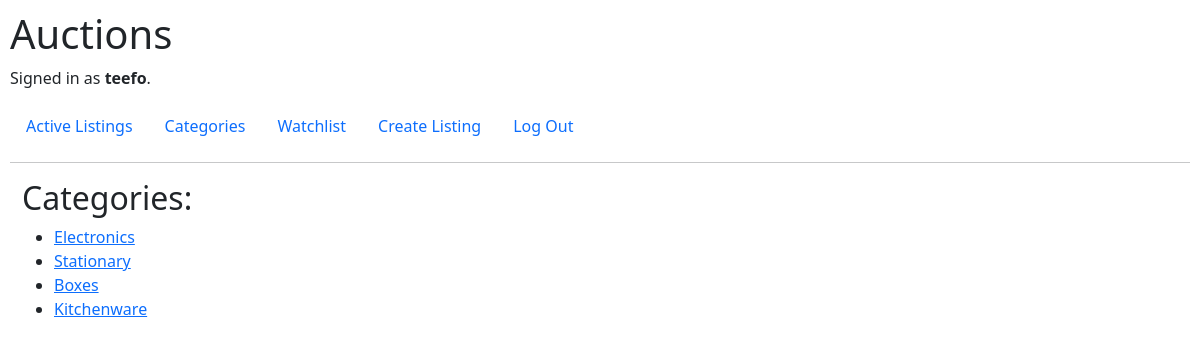
The page /categories (signed in) on the database its author committed.
### auctions/models.py (models this page shows, shortened)
class User(AbstractUser):
    pass

class Category(models.Model):
    name = models.CharField(max_length=32, null=True, blank=True)

### auctions/views.py (the view)
# urls.py: path('categories', views.categories, name='categories'),
def categories(request):
    all_categories = Category.objects.all()
    return render(request, "auctions/categories.html", {
        'categories': all_categories
    })

### auctions/templates/auctions/categories.html (shortened to what this page needs)
{% extends "auctions/layout.html" %}
{% block body %}
    <h2>Categories:</h2>
    <ul>
        {% for category in categories %}
            <li><a href="{% url 'category_name' category.id%}">{{ category.name }}</a></li>
        {% endfor %}
    </ul>
{% endblock %}

### auctions/templates/auctions/layout.html (shortened to what this page needs)
{% load static %}
<!DOCTYPE html>
<html lang="en">
    <head>
        <link href="https://cdn.jsdelivr.net/npm/bootstrap@5.3.0-alpha3/dist/css/bootstrap.min.css" rel="stylesheet">
        <link href="{% static 'auctions/styles.css' %}" rel="stylesheet">
    </head>
    <body>
        <h1>Auctions</h1>
        <div>
            {% if user.is_authenticated %}
                <p>Signed in as <strong>{{ user.username }}</strong>.</p>
            {% else %}
                <p>Not signed in.</p>
            {% endif %}
        </div>
        <ul class="nav">
            <li class="nav-item">
                <a class="nav-link" href="{% url 'index' %}">Active Listings</a>
            </li>
            <li class="nav-item">
                <a class="nav-link" href="{% url 'categories' %}">Categories</a>
            </li>
            {% if user.is_authenticated %}
                <li class="nav-item">
                    <a class="nav-link" href="{% url 'watchlist' %}">Watchlist</a>
                </li>
                <li class="nav-item">
                    <a class="nav-link" href="{% url 'create_listing' %}">Create Listing</a>
                </li>
                <li class="nav-item">
                    <a class="nav-link" href="{% url 'logout' %}">Log Out</a>
                </li>
            {% endif %}
        </ul>
        <hr>
        <div class="container mx-0">
            {% block body %}
            {% endblock %}
        </div>
    </body>
</html>

### auctions/static/auctions/styles.css (style rules this page uses)
body { padding: 10px; }

### rows shown on the page
User: username "teefo"
Category: name "Electronics"
Category: name "Stationary"
Category: name "Boxes"
Category: name "Kitchenware"
